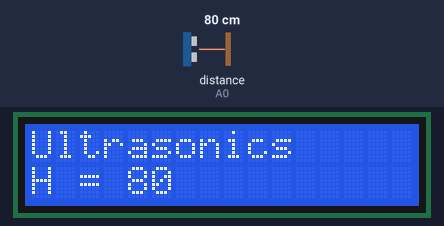
Recording of a sketch running on a simulated Arduino Uno, built with avr-gcc and run on an emulated ATmega328P. Parts: 16×2 character LCD. Wiring (inferred from the names in the program): ultrasonic range finder: trigger A1; echo A0. The inputs (shaded band) are chosen by the test bench; at power-on: distance to the obstacle (sensor on A0) 80 cm. The echo pulse lasts 58.3 µs per cm; what the sketch prints to the serial monitor is not drawn.

Above: at 1.2 s.
1.3 s: distance to the obstacle (sensor on A0) set to 2 cm
At 1.9 s:
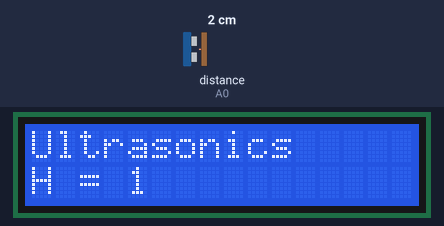
2.8 s: distance to the obstacle (sensor on A0) set to 4 cm
At 4.0 s:
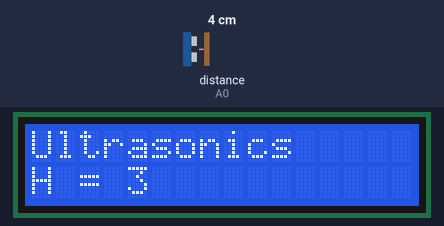
4.3 s: distance to the obstacle (sensor on A0) set to 9 cm
At 5.5 s:
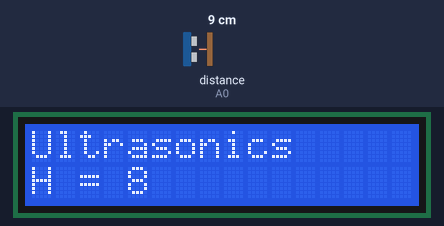
Timing chart, 0 to 7.3 s (numbered marks = the images above; inputs shaded):
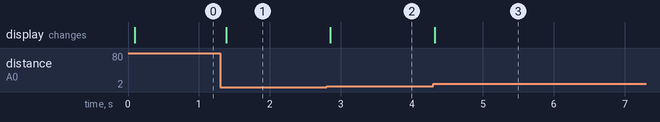

The sketch:

Ultrasonics.ino
```cpp
// (licence header left out)
#include <LiquidCrystal_I2C.h>
#include <Wire.h>
LiquidCrystal_I2C lcd(0x27,16,2); // set the LCD address to 0x27 for a 16 chars and 2

// Uncomment this line to enable a configuration of the test program
// that is based upon the final project's wiring configuration.
//#define FINAL_PROJECT_CONFIG

#ifdef FINAL_PROJECT_CONFIG
int inputPin = 13; // define ultrasonic signal receiver pin ECHO to 13 as per the final project's wiring configuration
int outputPin= 12; // define ultrasonic signal transmitter pin TRIG to 12 as per the final project's wiring configuration
#else
int inputPin = A0; // define ultrasonic signal receiver pin ECHO to D4
int outputPin= A1; // define ultrasonic signal transmitter pin TRIG to D5
#endif
void setup()
{
  Serial.begin(115200);
  while (!Serial) {
    delay(1);
  }
  lcd.init(); // initialize the lcd
  lcd.backlight();
  pinMode(inputPin, INPUT); pinMode(outputPin,OUTPUT);
  lcd.clear();
  lcd.print("Ultrasonics");
  Serial.println("Ultrasonics (range finder) - test program");
  Serial.println("Connections: ");
  Serial.print("  Input  (echo):    ");
  if (inputPin == A0) {
    Serial.println("A0");
  } else {
    Serial.println(inputPin);
  }
  Serial.print("  Output (trigger): ");
  if (outputPin == A1) {
    Serial.println("A1");
  } else {
    Serial.println(outputPin);
  }
}
void loop() {
  int old_distance;
  digitalWrite(outputPin, LOW);
  delayMicroseconds(2);
  digitalWrite(outputPin, HIGH); // Pulse for 10μ s to trigger ultrasonic detection
  delayMicroseconds(10);
  digitalWrite(outputPin, LOW);
  int distance = pulseIn(inputPin, HIGH); // Read receiver pulse time
  distance= distance/58; //Transform pulse time to distance
  if(old_distance!=distance)
  {
    old_distance=distance;
    lcd.setCursor(0,1);
    lcd.print("H = ");
    lcd.print(distance);
    lcd.print("    ");
    Serial.print("H = ");
    Serial.println(distance);
  }
  delay(200);
}
```

Measured:
- after the input at 1.3 s, the display: changes after 0.08 s (image 1)
- after the input at 2.8 s, the display: changes after 0.05 s (image 2)
- after the input at 4.3 s, the display: changes at once (image 3)
